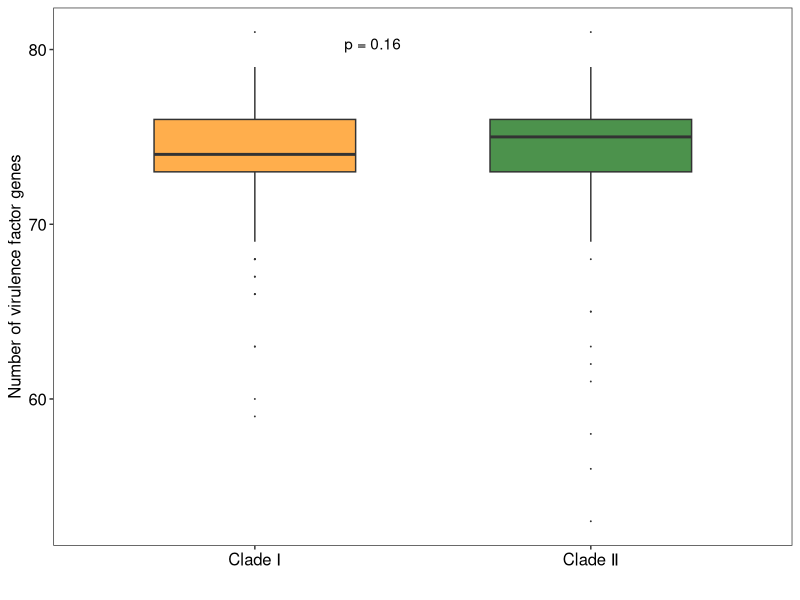
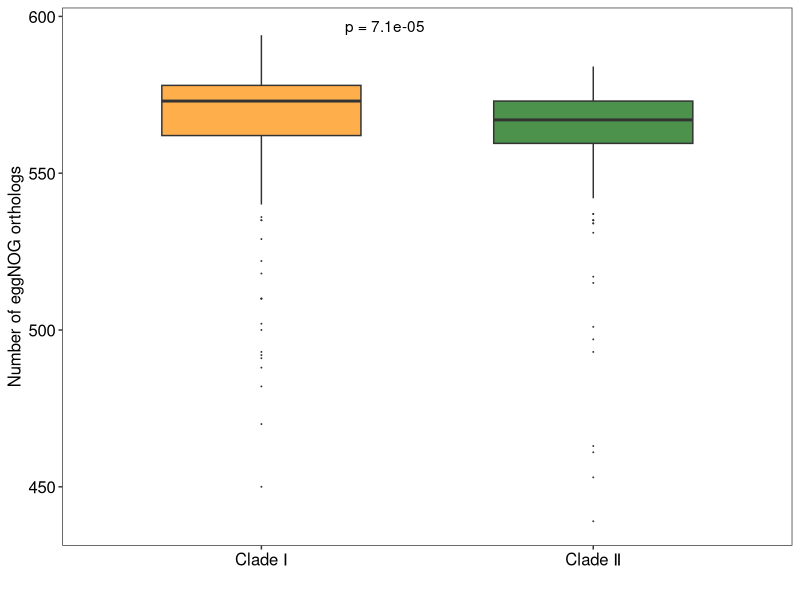
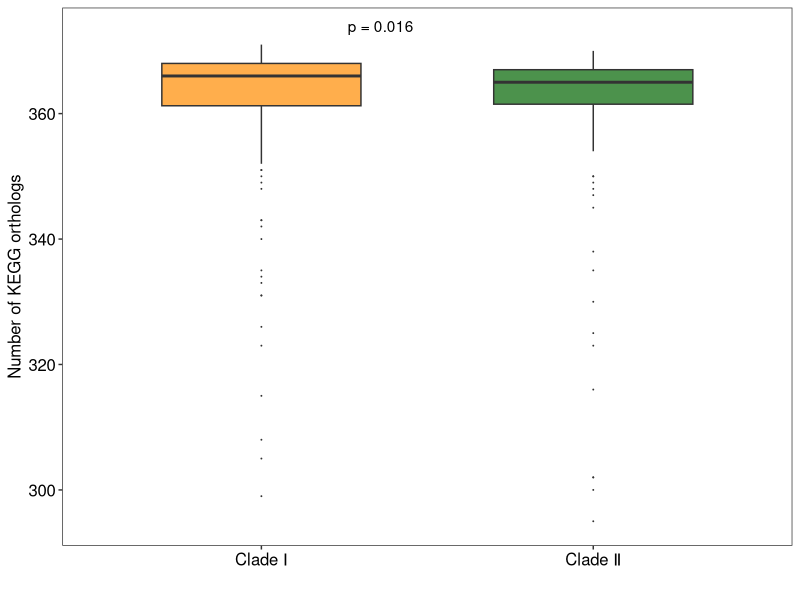
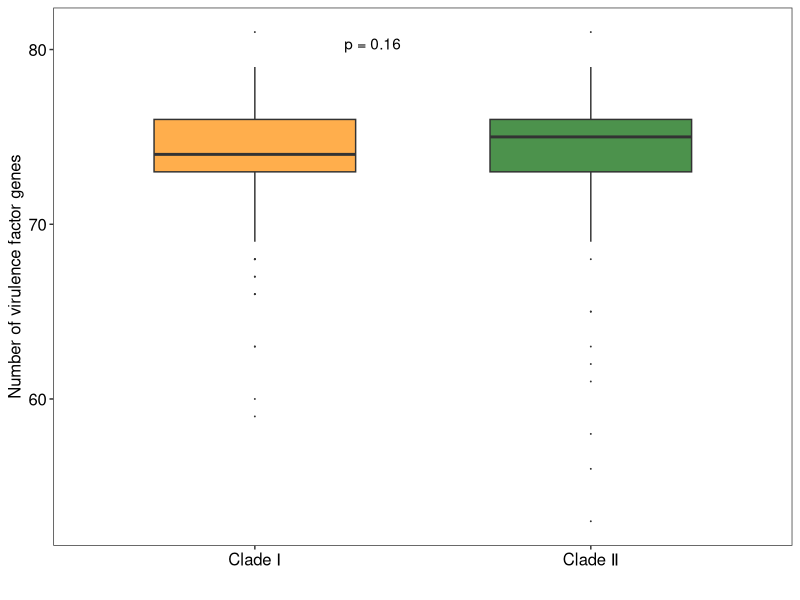
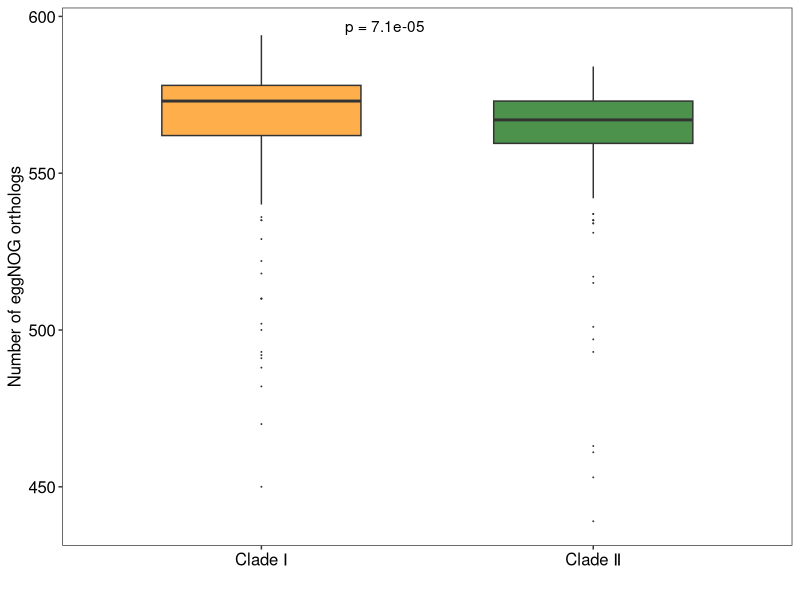
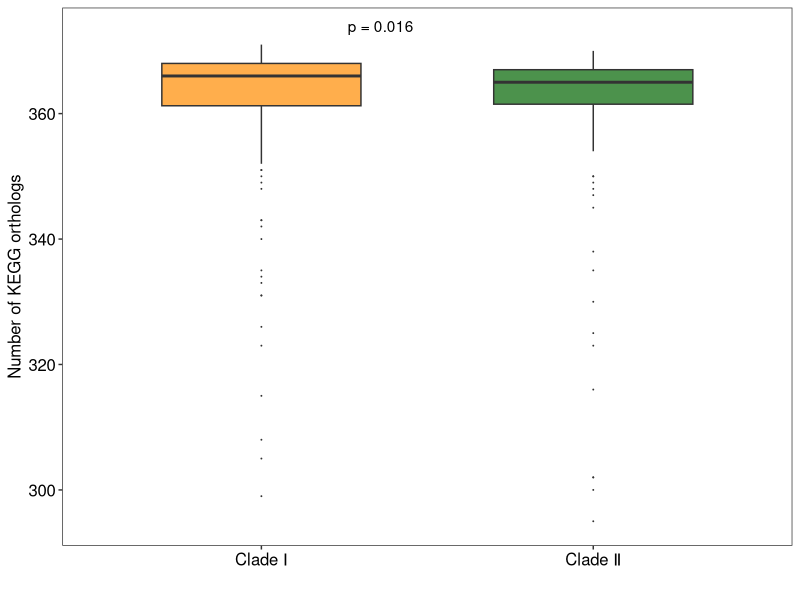

Generate these figures, in order, with R:
library(ggplot2)
library(ggpubr)
vfdb <- read.table("vfg_anno_clust.tab",sep="\t", header=F)
ggplot(vfdb,aes(x=V3,y=V2,fill=V3))+geom_boxplot(outlier.size = 0,position = position_dodge(0.65),size=0.5,width=0.6)+  
	scale_fill_manual(breaks = c("Clade Ⅰ", "Clade Ⅱ"),values=c("#FFAE4C", "#4C924C"))+ 
	stat_compare_means(aes(group=V3),label ="p.format",label.y = 80,label.x=1.3)+theme_bw()+ 
	theme(panel.grid = element_blank(),legend.title=element_blank(), legend.position="none")+ 
	theme(legend.text = element_text(size = 12))+ theme(axis.title.y = element_text(size=12))+ 
	theme(axis.text.y = element_text(size=12,colour="black"))+theme(axis.title.x = element_text(size=14))+  
	theme(axis.text.x = element_text(size=12,colour="black"))+ylab("Number of virulence factor genes")+ xlab("")
ggsave("vfg_clade_compare.tiff", height=3.5, width=3.5,dpi=600)

eggnog <- read.table("eggnog_clust.tab",sep="\t", header=F)
ggplot(eggnog,aes(x=V3,y=V2,fill=V3))+geom_boxplot(outlier.size = 0,position = position_dodge(0.65),size=0.5,width=0.6)+  
	scale_fill_manual(breaks = c("Clade Ⅰ", "Clade Ⅱ"),values=c("#FFAE4C", "#4C924C"))+ 
	stat_compare_means(aes(group=V3),label ="p.format",label.y = 595,label.x=1.3)+theme_bw()+ 
	theme(panel.grid = element_blank(),legend.title=element_blank(), legend.position="none")+ 
	theme(legend.text = element_text(size = 12))+ theme(axis.title.y = element_text(size=12))+ 
	theme(axis.text.y = element_text(size=12,colour="black"))+theme(axis.title.x = element_text(size=14))+  
	theme(axis.text.x = element_text(size=12,colour="black"))+ylab("Number of eggNOG orthologs")+ xlab("")
ggsave("eggnog_clade_compare.tif", height=3.5, width=3.5,dpi=600)

KO <- read.table("KO_clust.tab",sep="\t", header=F)
ggplot(KO,aes(x=V3,y=V2,fill=V3))+geom_boxplot(outlier.size = 0,position = position_dodge(0.65),size=0.5,width=0.6)+  
	scale_fill_manual(breaks = c("Clade Ⅰ", "Clade Ⅱ"),values=c("#FFAE4C", "#4C924C"))+ 
	stat_compare_means(aes(group=V3),label ="p.format",label.y = 373,label.x=1.3)+theme_bw()+ 
	theme(panel.grid = element_blank(),legend.title=element_blank(), legend.position="none")+ 
	theme(legend.text = element_text(size = 12))+ theme(axis.title.y = element_text(size=12))+ 
	theme(axis.text.y = element_text(size=12,colour="black"))+theme(axis.title.x = element_text(size=14))+  
	theme(axis.text.x = element_text(size=12,colour="black"))+ylab("Number of KEGG orthologs")+ xlab("")
ggsave("KO_clade_compare.tiff", height=3.5, width=3.5,dpi=600)